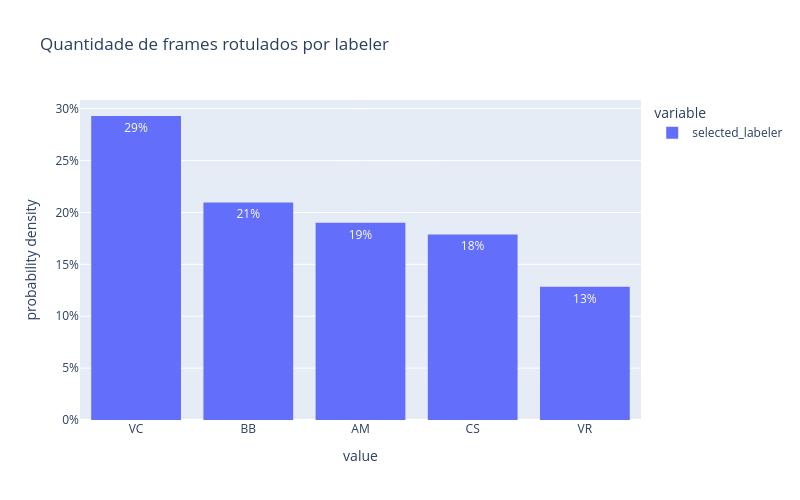

Notebook cell for this chart:
### Code cell
# Quantidade de frames rotulados por rotuladores

fig = px.histogram(
    video_frame_df.selected_labeler, 
    title='Quantidade de frames rotulados por labeler',
    histnorm='probability density',
    text_auto=True
)

fig.update_xaxes(categoryorder='total descending')

fig.update_layout(
    bargap=0.2,
    yaxis_tickformat=',.0%',
    width=800,
    height=500, 
)

### Figure 1 — Plotly figure (JSON) as saved in the notebook; plotly's stock layout.template omitted (floating-point values rounded to 4 significant figures; data arrays with more than 128 entries replaced by an {"elided": "..."} marker saying what was removed)
{"data": [{"bingroup": "x", "histnorm": "probability density", "hovertemplate": "variable=selected_labeler<br>value=%{x}<br>probability density=%{y}<extra></extra>", "legendgroup": "selected_labeler", "marker": {"color": "#636efa", "pattern": {"shape": ""}}, "name": "selected_labeler", "orientation": "v", "showlegend": true, "texttemplate": "%{value}", "type": "histogram", "x": {"elided": "973 str values"}, "xaxis": "x", "yaxis": "y"}], "layout": {"bargap": 0.2, "barmode": "relative", "height": 500, "legend": {"title": {"text": "variable"}, "tracegroupgap": 0}, "title": {"text": "Quantidade de frames rotulados por labeler"}, "width": 800, "xaxis": {"anchor": "y", "categoryorder": "total descending", "domain": [0, 1], "title": {"text": "value"}}, "yaxis": {"anchor": "x", "domain": [0, 1], "tickformat": ",.0%", "title": {"text": "probability density"}}}}
